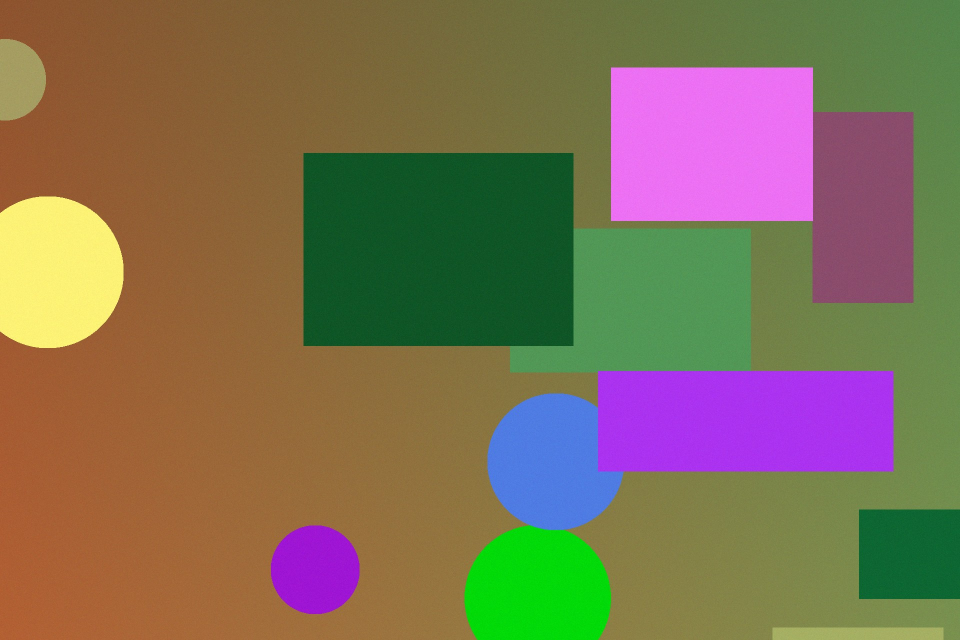
#> input picture smoke/data/eval/eth3d/rgb/courtyard_DSC_0286.jpg, 1920 x 1280 px (shown at 1/2 size)
$ python -i 07_dedup_pool_order.py   (imports and definitions only)
#> lines starting #> are read from the running program, lines starting #| are printed output that depends on the picture
"""풀 순서에서 거의 같은 이미지를 맨 뒤로 보낸다 (풀 v5, 2026-09-29).

DepthLM 은 "아주 비슷한 영상 프레임은 도움이 안 된다"며 일부만 썼다(원문 부록 Table 4). 우리 주행 풀은 KITTI 2012·2015 의 장면당
두 프레임(_10, _11, 0.1 초 간격)과 정차 중 raw 프레임 때문에 N=1600 의 30 % 가 앞 이미지와 거의 같았다. 그러면 "이미지를 많이" 쪽
셀이 명목상 N 보다 적은 이미지로 비교된다.

규칙: 지금 순서대로 훑으며, 이미 남긴 이미지 중 dHash(9×8) 해밍 ≤ 10 이고 32×32 회색조 상관 > 0.9 인 것이 있으면 뒤로 보낸다.
새 순서 = 남긴 이미지(원래 상대 순서) + 뒤로 보낸 이미지(원래 상대 순서). 이미지 집합·픽셀 좌표·도메인은 그대로라 기존 라벨이
유효하고, 풀 전체를 쓰는 N=6400 셀은 이미지 집합이 바뀌지 않는다. 바뀐 순서에서 새로 필요한 라벨(앞 1,600 장에 새로 들어온
이미지의 픽셀 4..15)은 run.sh label 이 todo_label.parquet 와 기존 라벨의 차이만 라벨링한다.
출력(제자리): pools/<pool>/pool.jsonl, rows_N*_k*.parquet, todo_label.parquet, arms.json, dedup_report.md
사용: python experiments/07_dedup_pool_order.py --pool outdoor --data_root $DATA_ROOT [--dry]
"""
import argparse, json, os
import numpy as np, pandas as pd
from PIL import Image

ROOT = os.path.dirname(os.path.dirname(os.path.abspath(__file__)))

def feats(path):
    im = Image.open(path).convert("L")
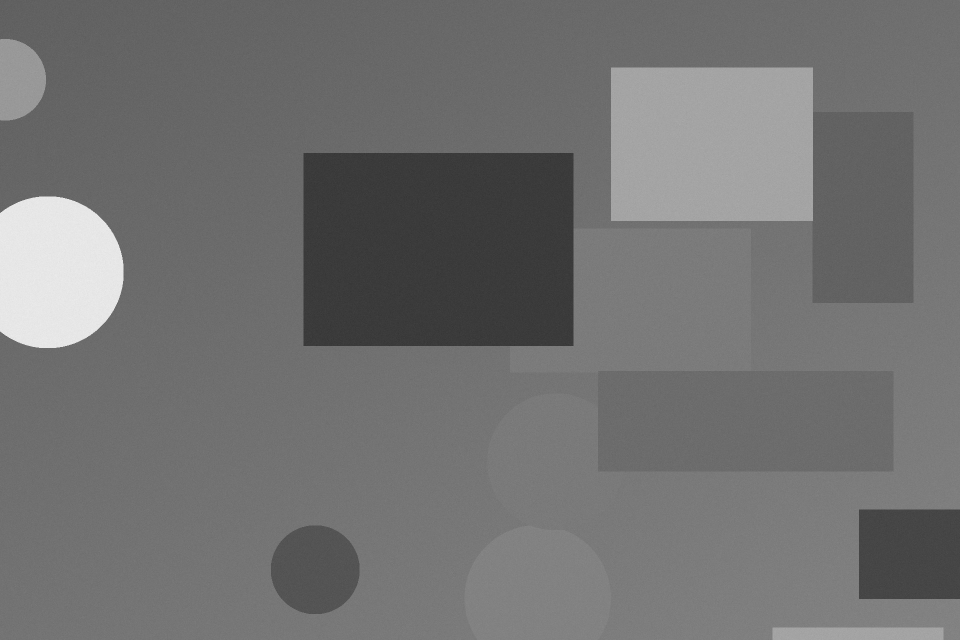
#> im: PIL image 1920x1280 L (shown at 1/2 size); min 47, max 241, mean 113.2
    g = np.asarray(im.resize((9, 8), Image.BILINEAR), np.int16); h = np.packbits((g[:, 1:] > g[:, :-1]).flatten())
#> after `h = np.packbits((g[:, 1:] > g[:, :-1]).flatten())`: h = [124, 28, 12, 12, 29, 241, 184, 186]
    v = np.asarray(im.resize((32, 32), Image.BILINEAR), np.float32).flatten(); return h, (v - v.mean()) / (v.std() + 1e-6)
#> after `v = np.asarray(im.resize((32, 32), Image.BILINEAR), np.float32).flatte`: v = 1024 values, max 231 at index 352, min 59 at index 267, mean 113.3

# [59 lines left out: function main, not called in this run]

# [2 lines not run here, left out]

>>> result = feats('../smoke/data/eval/eth3d/rgb/courtyard_DSC_0286.jpg')
